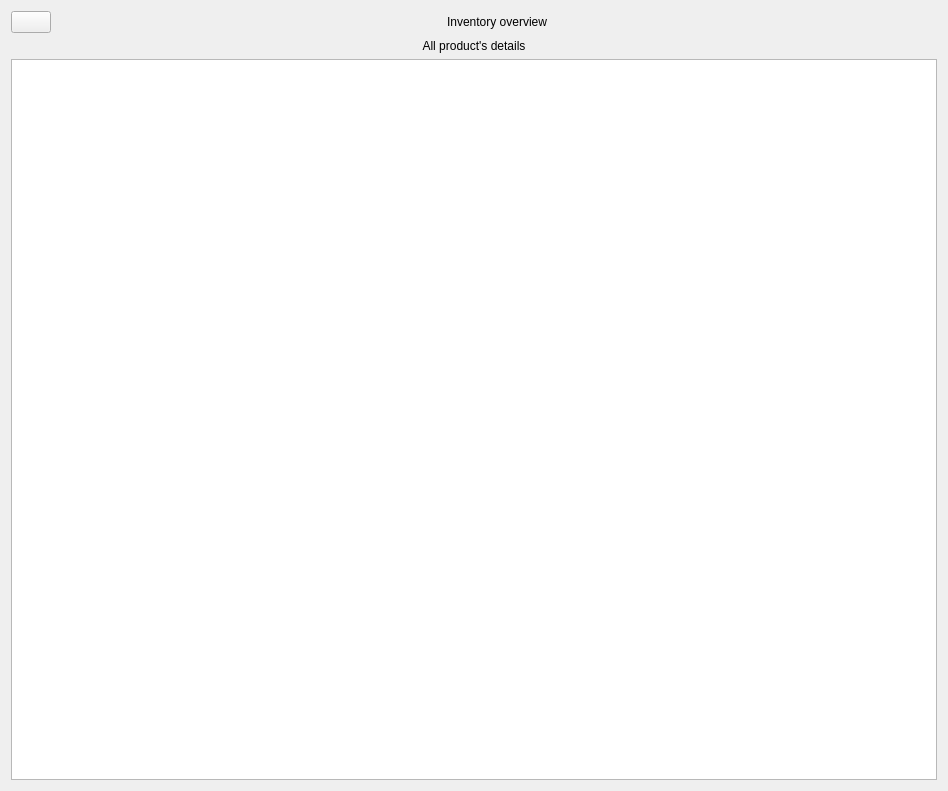
<?xml version="1.0" encoding="UTF-8"?>
<ui version="4.0">
 <class>Overview</class>
 <widget class="QWidget" name="Overview">
  <property name="geometry">
   <rect>
    <x>0</x>
    <y>0</y>
    <width>948</width>
    <height>791</height>
   </rect>
  </property>
  <property name="windowTitle">
   <string>Form</string>
  </property>
  <layout class="QVBoxLayout" name="verticalLayout_2">
   <item>
    <layout class="QHBoxLayout" name="horizontalLayout" stretch="0,1">
     <item>
      <widget class="QPushButton" name="retButton">
       <property name="text">
        <string/>
       </property>
       <property name="icon">
        <iconset resource="resource.qrc">
         <normaloff>:/return.png</normaloff>:/return.png</iconset>
       </property>
      </widget>
     </item>
     <item>
      <widget class="QLabel" name="label">
       <property name="text">
        <string>Inventory overview</string>
       </property>
       <property name="alignment">
        <set>Qt::AlignCenter</set>
       </property>
      </widget>
     </item>
    </layout>
   </item>
   <item>
    <layout class="QVBoxLayout" name="verticalLayout">
     <item>
      <widget class="QLabel" name="label_2">
       <property name="text">
        <string>All product's details</string>
       </property>
       <property name="alignment">
        <set>Qt::AlignCenter</set>
       </property>
      </widget>
     </item>
     <item>
      <widget class="QTableView" name="tableView"/>
     </item>
    </layout>
   </item>
  </layout>
 </widget>
 <resources>
  <include location="resource.qrc"/>
 </resources>
 <connections/>
</ui>
